Frame 1 (no input): blank canvas, image omitted
Frame 60 (the mouse pressed at the canvas centre just before this capture): blank canvas, image omitted
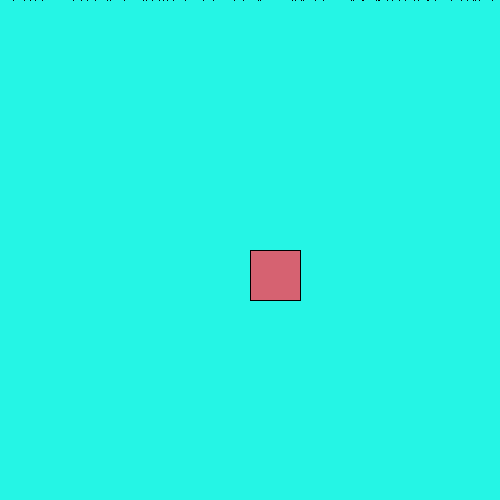
Frame 120 (the mouse held since frame 60 and released just before this capture)

The Processing sketch whose frames 1 and 60 were blank and that drew this single picture after the mouse press (run headless with seeded random() and noise(); from frame 60 on, the mouse is pressed at the canvas centre):

// Processing sketch: processing_172725
// ── processing_172725.pde

void setup()
{
  size(500,500);
  background(#25F5E5);
}

void draw()
{
  rect(randomStuff(mouseX), mouseY, mouseX/5, mouseY/5);
  fill(random(255),random(255),random(255));
  
}

float randomStuff(int n)
{
  if (n>99)
  {
    return n;
  }
  else 
  {
    return random(500);
  }
}


void sampleMethod(int n)
{
  fill(#25F5E5);
  rect(n,n,5,n);
}

void keyPressed()
{
  background(random(255),random(255),random(255));

}
